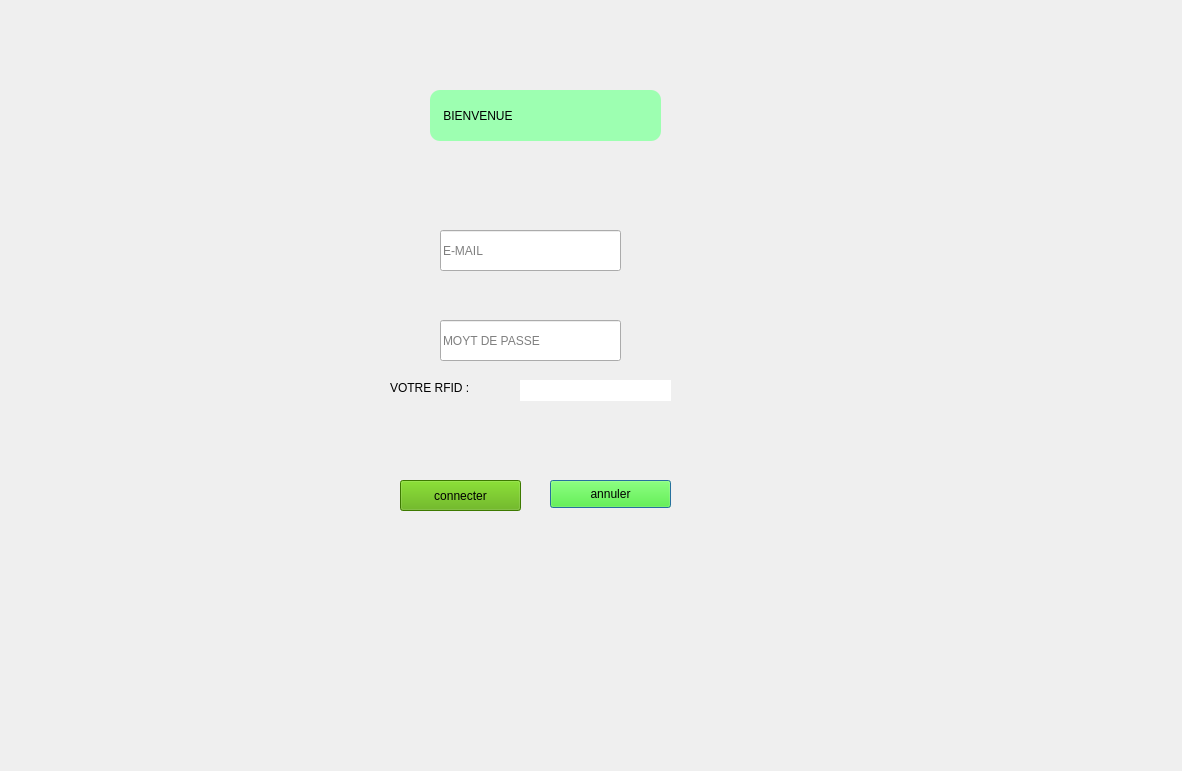
<?xml version="1.0" encoding="UTF-8"?>
<ui version="4.0">
 <class>bienvenue</class>
 <widget class="QDialog" name="bienvenue">
  <property name="geometry">
   <rect>
    <x>0</x>
    <y>0</y>
    <width>1182</width>
    <height>771</height>
   </rect>
  </property>
  <property name="windowTitle">
   <string>Dialog</string>
  </property>
  <widget class="QLabel" name="label_3">
   <property name="geometry">
    <rect>
     <x>430</x>
     <y>90</y>
     <width>231</width>
     <height>51</height>
    </rect>
   </property>
   <property name="styleSheet">
    <string notr="true">font: 20pt &quot;Sitka&quot;;
background-color: rgb(157, 255, 177);
border-radius: 10px;</string>
   </property>
   <property name="text">
    <string>    BIENVENUE</string>
   </property>
  </widget>
  <widget class="QLineEdit" name="identifier">
   <property name="geometry">
    <rect>
     <x>440</x>
     <y>230</y>
     <width>181</width>
     <height>41</height>
    </rect>
   </property>
   <property name="placeholderText">
    <string>E-MAIL</string>
   </property>
  </widget>
  <widget class="QLineEdit" name="password">
   <property name="geometry">
    <rect>
     <x>440</x>
     <y>320</y>
     <width>181</width>
     <height>41</height>
    </rect>
   </property>
   <property name="echoMode">
    <enum>QLineEdit::Password</enum>
   </property>
   <property name="placeholderText">
    <string>MOYT DE PASSE</string>
   </property>
  </widget>
  <widget class="QPushButton" name="pushButton_2">
   <property name="geometry">
    <rect>
     <x>550</x>
     <y>480</y>
     <width>121</width>
     <height>28</height>
    </rect>
   </property>
   <property name="styleSheet">
    <string notr="true">background-color: rgb(53, 255, 8);</string>
   </property>
   <property name="text">
    <string>annuler</string>
   </property>
  </widget>
  <widget class="QPushButton" name="pushButton">
   <property name="geometry">
    <rect>
     <x>400</x>
     <y>480</y>
     <width>121</width>
     <height>31</height>
    </rect>
   </property>
   <property name="styleSheet">
    <string notr="true">font: 75 10pt &quot;MS Sans Serif&quot;;
background-color: rgb(85, 170, 0);</string>
   </property>
   <property name="text">
    <string>connecter</string>
   </property>
  </widget>
  <widget class="QLabel" name="label">
   <property name="geometry">
    <rect>
     <x>390</x>
     <y>380</y>
     <width>101</width>
     <height>16</height>
    </rect>
   </property>
   <property name="text">
    <string>VOTRE RFID :</string>
   </property>
  </widget>
  <widget class="QLabel" name="rfidLabel">
   <property name="geometry">
    <rect>
     <x>520</x>
     <y>380</y>
     <width>151</width>
     <height>21</height>
    </rect>
   </property>
   <property name="styleSheet">
    <string notr="true">background-color: rgb(255, 255, 255);</string>
   </property>
   <property name="text">
    <string/>
   </property>
  </widget>
 </widget>
 <resources/>
 <connections/>
</ui>
